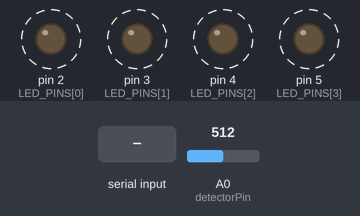
Recording of a sketch running on a simulated Arduino Uno, built with avr-gcc and run on an emulated ATmega328P. On the bench: output pins drawn as LEDs (lit = HIGH). Dashed ring = blinking. The test bench sets the inputs (shaded band); at power-on: A0 (detectorPin) = 512. What the sketch prints to the serial monitor is not drawn.

Above: at 1.26 s.
1.3 s: "d" received over Serial
Timing chart, 0 to 10.3 s (numbered marks = the images above; inputs shaded):
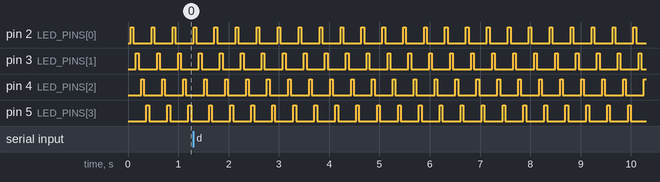

The sketch:

LED_4_TDMux.ino
```cpp
const int detectorPin = A0;

// Use safe pins (avoid D0/D1)
const int LED_PINS[] = {2, 3, 4, 5};
const int NLEDS = sizeof(LED_PINS) / sizeof(LED_PINS[0]);

const unsigned long Ton_ms  = 50;
const unsigned long Toff_ms = 50;
const unsigned long Ts_ms   = 2;

const int discard = 3;

// latest true per LED
float lastTrue[4] = {0,0,0,0};

// capture control
bool captureRequested = false;
int captureCount = 0;
float capSum[4] = {0,0,0,0};

float adcToVolt(int adc) {
  return (adc * 5.0) / 1023.0;
}

void allLedsOff() {
  for (int i = 0; i < NLEDS; i++) digitalWrite(LED_PINS[i], LOW);
}

float avgWindow(bool ledOn, int ledIndex) {
  // ledOn=false -> all off
  // ledOn=true  -> turn on the selected LED only
  if (!ledOn) {
    allLedsOff();
  } else {
    allLedsOff();
    digitalWrite(LED_PINS[ledIndex], HIGH);
  }

  unsigned long t0 = millis();
  float sum = 0.0;
  int n = 0;
  int k = 0;

  unsigned long Tw = ledOn ? Ton_ms : Toff_ms;

  while (millis() - t0 < Tw) {
    float raw = adcToVolt(analogRead(detectorPin));
    if (k >= discard) { sum += raw; n++; }
    k++;
    delay(Ts_ms);
  }

  return (n > 0) ? (sum / n) : 0.0;
}

void setup() {
  for (int i = 0; i < NLEDS; i++) {
    pinMode(LED_PINS[i], OUTPUT);
    digitalWrite(LED_PINS[i], LOW);
  }
  Serial.begin(115200);
  Serial.println("LED,idx,Voff,Von,true");  // header
}

void loop() {
  // Read commands
  while (Serial.available() > 0) {
    char cmd = Serial.read();
    if (cmd == 'd' || cmd == 'D') {
      captureRequested = true;
      captureCount = 0;
      for (int i = 0; i < NLEDS; i++) capSum[i] = 0.0;
      Serial.println("# D received, capturing 3 cycles...");
    }
  }

  // One full cycle over all LEDs
  for (int i = 0; i < NLEDS; i++) {
    float Voff = avgWindow(false, i);
    float Von  = avgWindow(true,  i);
    float tru  = Von - Voff;
    lastTrue[i] = tru;

    // Stream one summary line per LED
    Serial.print("LED,");
    Serial.print(i+1);
    Serial.print(",");
    Serial.print(Voff, 6);
    Serial.print(",");
    Serial.print(Von,  6);
    Serial.print(",");
    Serial.println(tru, 6);
  }

  allLedsOff();

  // Capture averaging over 3 full cycles
  if (captureRequested) {
    for (int i = 0; i < NLEDS; i++) capSum[i] += lastTrue[i];
    captureCount++;

    if (captureCount >= 3) {
      Serial.print("CAP,");
      for (int i = 0; i < NLEDS; i++) {
        float avg = capSum[i] / 3.0;
        Serial.print(avg, 6);
        if (i < NLEDS - 1) Serial.print(",");
      }
      Serial.println();
      Serial.println("# Capture done.");
      captureRequested = false;
    }
  }
}
```

Measured:
- by itself, pin 2 (LED_PINS[0]), pin 3 (LED_PINS[1]), pin 4 (LED_PINS[2]), pin 5 (LED_PINS[3]): alternates HIGH for 0.05 s and LOW for 0.36 s
